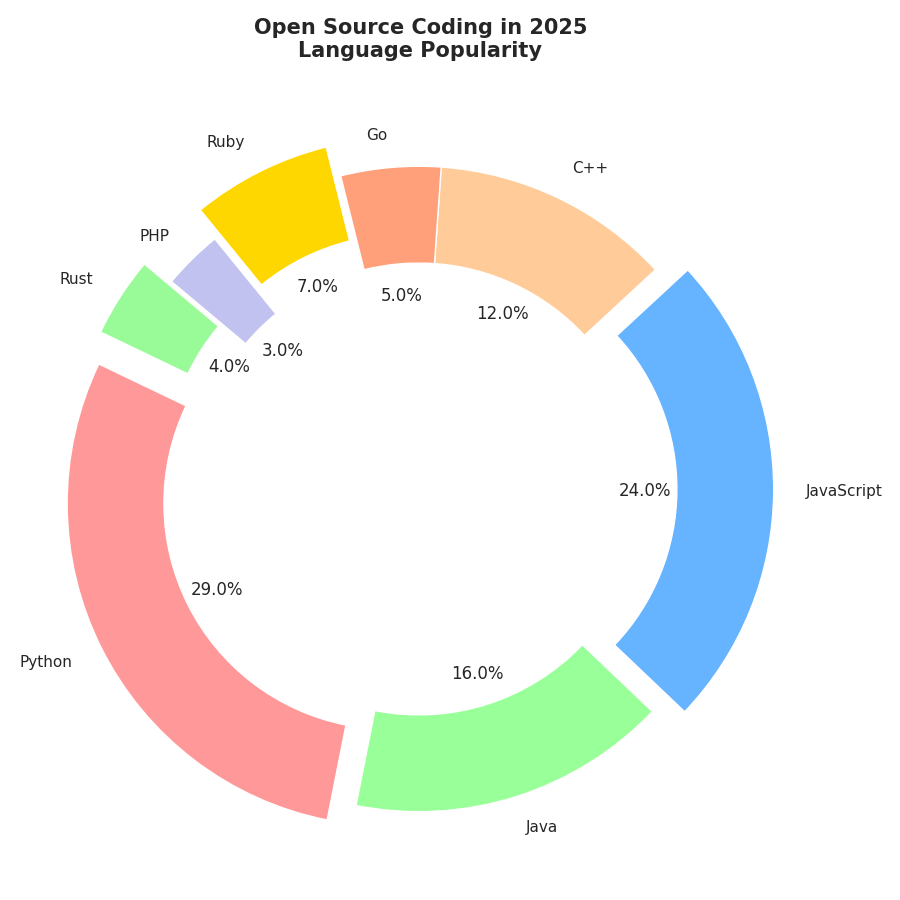

The Python source for this figure:
import matplotlib.pyplot as plt

languages = ['Rust', 'Python', 'Java', 'JavaScript', 'C++', 'Go', 'Ruby', 'PHP']
usage_percentages = [4, 29, 16, 24, 12, 5, 7, 3]
colors = ['#98FB98', '#FF9999', '#99FF99', '#66B3FF', '#FFCC99', '#FFA07A', '#FFD700', '#C2C2F0']

fig, ax = plt.subplots(figsize=(9, 9))

ax.pie(
    usage_percentages, 
    labels=languages, 
    autopct='%1.1f%%', 
    startangle=140, 
    colors=colors, 
    explode=(0.1, 0.1, 0, 0.1, 0, 0, 0.1, 0), 
    wedgeprops=dict(width=0.3)
)

# Remove the axis, which also removes the borders, so no explicit border removal needed here.
ax.axis('equal')
ax.set_title('Open Source Coding in 2025\nLanguage Popularity', fontsize=15, fontweight='bold', pad=20)

plt.tight_layout()
plt.show()
